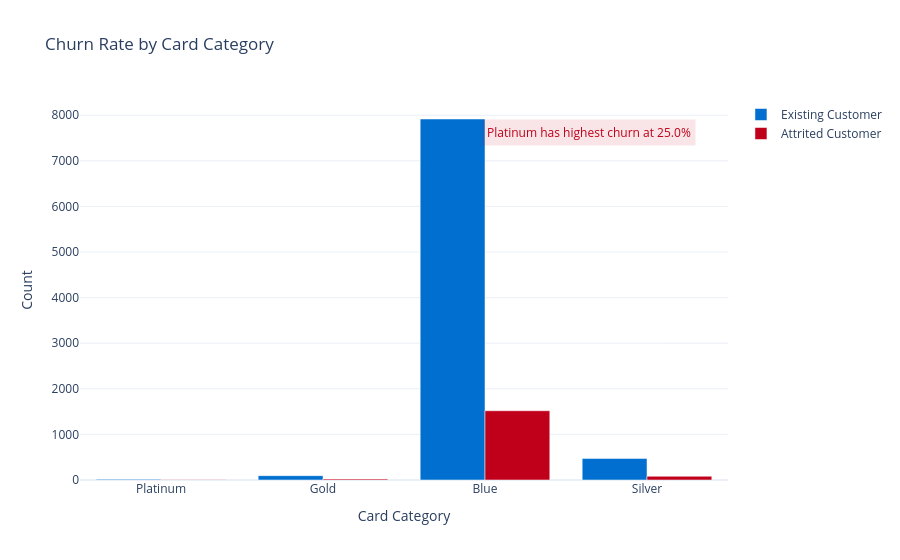

Notebook code cell kept with this figure:
### Code cell
# ── Plot 2: Grouped bar — Churn by Card_Category ──────────────────────
fig2 = go.Figure()
existing = q2.copy()
existing['existing'] = existing['total'] - existing['churned']
fig2.add_trace(go.Bar(
    x=existing['Card_Category'], y=existing['existing'],
    name='Existing Customer', marker_color='#006FCF'
))
fig2.add_trace(go.Bar(
    x=existing['Card_Category'], y=existing['churned'],
    name='Attrited Customer', marker_color='#C0001A'
))
fig2.update_layout(
    title='Churn Rate by Card Category',
    barmode='group',
    template='plotly_white',
    xaxis_title='Card Category',
    yaxis_title='Count',
    annotations=[
        dict(
            text='Platinum has highest churn at 25.0%',
            xref='paper', yref='paper',
            x=0.95, y=0.95, showarrow=False,
            font=dict(size=12, color='#C0001A'),
            bgcolor='rgba(192,0,26,0.1)',
            borderpad=4
        )
    ]
)
fig2.show()

### Figure 1 — Plotly figure (JSON) as saved in the notebook; plotly's stock layout.template omitted (floating-point values rounded to 4 significant figures)
{"data": [{"marker": {"color": "#006FCF"}, "name": "Existing Customer", "type": "bar", "x": ["Platinum", "Gold", "Blue", "Silver"], "y": [15, 95, 7917, 473]}, {"marker": {"color": "#C0001A"}, "name": "Attrited Customer", "type": "bar", "x": ["Platinum", "Gold", "Blue", "Silver"], "y": [5, 21, 1519, 82]}], "layout": {"annotations": [{"bgcolor": "rgba(192,0,26,0.1)", "borderpad": 4, "font": {"color": "#C0001A", "size": 12}, "showarrow": false, "text": "Platinum has highest churn at 25.0%", "x": 0.95, "xref": "paper", "y": 0.95, "yref": "paper"}], "barmode": "group", "title": {"text": "Churn Rate by Card Category"}, "xaxis": {"title": {"text": "Card Category"}}, "yaxis": {"title": {"text": "Count"}}}}
